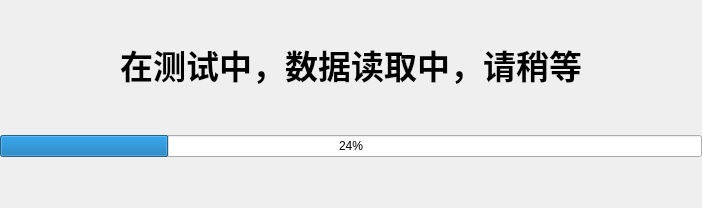
<?xml version="1.0" encoding="UTF-8"?>
<ui version="4.0">
 <class>ProgressRate</class>
 <widget class="QWidget" name="ProgressRate">
  <property name="windowModality">
   <enum>Qt::NonModal</enum>
  </property>
  <property name="geometry">
   <rect>
    <x>0</x>
    <y>0</y>
    <width>702</width>
    <height>208</height>
   </rect>
  </property>
  <property name="windowTitle">
   <string/>
  </property>
  <property name="styleSheet">
   <string notr="true">QLabel{font-size:25pt; font-weight:600;}</string>
  </property>
  <layout class="QVBoxLayout" name="verticalLayout">
   <property name="leftMargin">
    <number>0</number>
   </property>
   <property name="topMargin">
    <number>0</number>
   </property>
   <property name="rightMargin">
    <number>0</number>
   </property>
   <item>
    <widget class="QLabel" name="lbl_notice">
     <property name="sizePolicy">
      <sizepolicy hsizetype="Preferred" vsizetype="Fixed">
       <horstretch>0</horstretch>
       <verstretch>0</verstretch>
      </sizepolicy>
     </property>
     <property name="styleSheet">
      <string notr="true"/>
     </property>
     <property name="text">
      <string>在测试中，数据读取中，请稍等</string>
     </property>
     <property name="alignment">
      <set>Qt::AlignCenter</set>
     </property>
    </widget>
   </item>
   <item>
    <widget class="QProgressBar" name="progressBar">
     <property name="value">
      <number>24</number>
     </property>
     <property name="alignment">
      <set>Qt::AlignCenter</set>
     </property>
     <property name="invertedAppearance">
      <bool>false</bool>
     </property>
     <property name="textDirection">
      <enum>QProgressBar::TopToBottom</enum>
     </property>
    </widget>
   </item>
  </layout>
 </widget>
 <resources>
  <include location="Icons/Icons.qrc"/>
 </resources>
 <connections/>
</ui>
